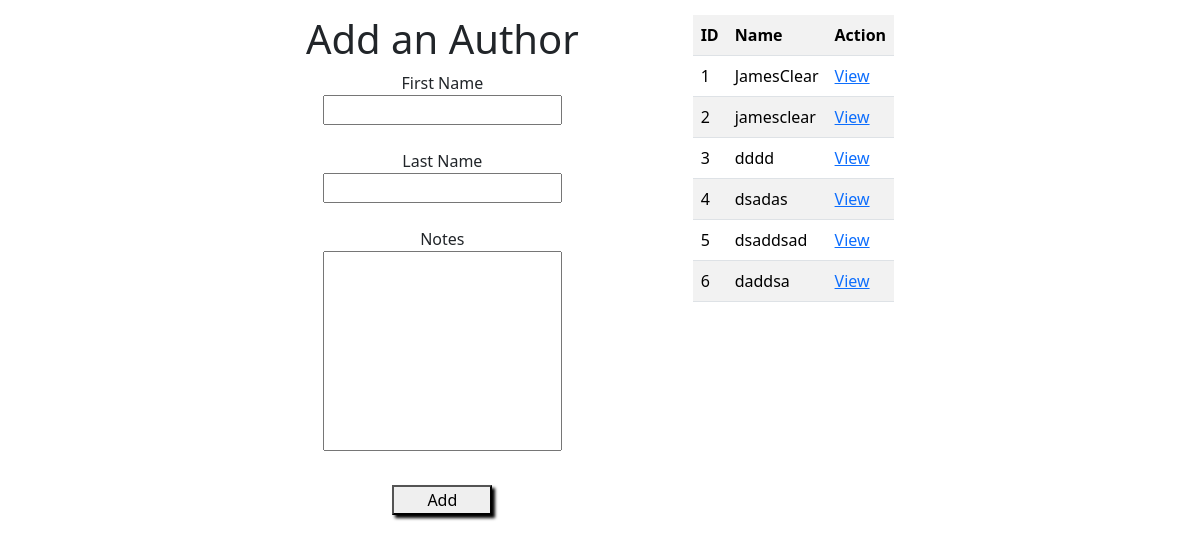
The app's page /authors with its own data.
### books_authors_with_templates_app/models.py (models this page shows)
class Author(models.Model):
    first_name = models.CharField(max_length=45)
    last_name = models.CharField(max_length=45)
    desc = models.TextField()
    books = models.ManyToManyField(Book, related_name="authors")
    notes = models.TextField(blank = True)
    created_at=models.DateTimeField(auto_now_add=True)
    updated_at=models.DateTimeField(auto_now=True)

### books_authors_with_templates_app/views.py (the view)
# urls.py: path('authors',views.display_authors),
def display_authors(request):
    context = {
        'books' : Book.objects.all(),
        'authors' : Author.objects.all()
    }
    return render(request,'display_authors.html',context)

### books_authors_with_templates_app/templates/display_authors.html (shortened to what this page needs)
<!DOCTYPE html>
<html lang="en">
<head>
    {% load static %}
    <link rel="stylesheet" href="{% static 'css/style.css'%}">
    <link rel="stylesheet" href="{% static 'css/bootstrap.min.css' %}">
</head>
<body>
    <div class="main_container">
        <div class="form_container">
            <h1>Add an Author </h1>
            <form action="/add_author" method="post">
                <label>First Name</label>
                <input type="text" name="first_name">
                <br>
                <label>Last Name</label>
                <input type="text" name="last_name">
                <br>
                <label>Notes</label>
                <input class="description" type="text" name="notes">
                <br>
                <button class="button" type="submit">Add</button>
            </form>
        </div>
        <div class="right_table">
            <table class="table table-striped table-hover">
                <tr>
                    <th>ID</th>
                    <th>Name</th>
                    <th>Action</th>
                </tr>
                {% for author in authors %}
                <tr>
                    <td>{{author.id}}</td>
                    <td>{{author.first_name}}{{author.last_name}} </td>
                    <td><a href="/author/{{author.id}}">View</a></td>
                </tr>
                {% endfor %}
            </table>
        </div>
    </div>
</body>
</html>

### books_authors_with_templates_app/static/css/style.css (style rules this page uses)
body { padding:15px; }
h1 { color:red; }
.description { width: auto; height: 200px; }
.main_container { display:flex; margin: 0 20%; justify-content: space-around; }
.button { box-shadow: 3px 3px 3px black; width:100px; margin:10px 20px; }
.form_container form { display:flex; flex-direction: column; align-items: center; }

### records on screen
Author: id "1", first_name "James", last_name "Clear"
Author: id "2", first_name "james", last_name "clear"
Author: id "3", first_name "dd", last_name "dd"
Author: id "4", first_name "dsa", last_name "das"
Author: id "5", first_name "dsad", last_name "dsad"
Author: id "6", first_name "dad", last_name "dsa"
